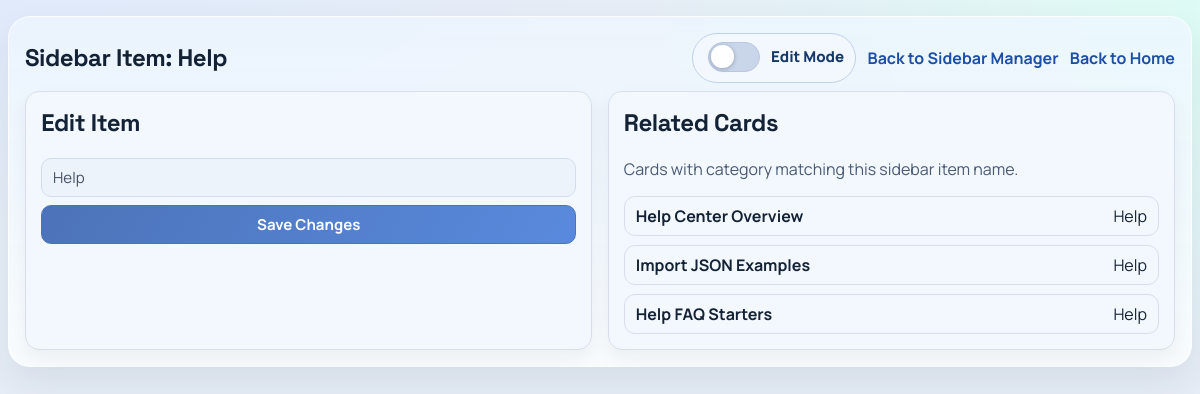
/sidebar/item/17/ (signed in), run on the app's committed database.
### myapp/models.py (models this page shows, shortened)
class SidebarItem(models.Model):
    name = models.CharField(max_length=50)

class Card(models.Model):
    title = models.CharField(max_length=100)
    description = models.TextField()
    category = models.CharField(max_length=50)
    tags = models.ManyToManyField(Tag)
    owner = models.ForeignKey(User, on_delete=models.SET_NULL, null=True, blank=True, related_name='cards')
    created_at = models.DateTimeField(default=timezone.now)
    updated_at = models.DateTimeField(auto_now=True)

### myapp/views.py (the view)
# urls.py: path('sidebar/item/<int:item_id>/', views.sidebar_item_detail, name='sidebar_item_detail'),
@login_required
def sidebar_item_detail(request, item_id):
    item = get_object_or_404(SidebarItem, pk=item_id)
    related_cards = Card.objects.select_related('owner').filter(category__iexact=item.name).order_by('-created_at')
    context = {
        'item': item,
        'related_cards': related_cards,
        'sidebar_form': SidebarItemForm(instance=item),
    }
    return render(request, 'myapp/sidebar_item_detail.html', context)

### myapp/forms.py (shortened to what this page needs)
class SidebarItemForm(forms.ModelForm):
    class Meta:
        model = SidebarItem
        fields = ['name']

### myapp/context_processors.py (called while the page is built)
def tab_session_seed(request):
    if not getattr(request, 'user', None) or not request.user.is_authenticated:
        return {'session_seed': False}
    return {'session_seed': bool(request.session.pop('tab_session_seed', False))}

def ui_theme_mode(request):
    theme_mode = request.COOKIES.get('ui_theme_mode') or request.session.get('settings_theme_mode') or 'light'
    if theme_mode not in {'light', 'dark'}:
        theme_mode = 'light'
    return {'ui_theme_mode': theme_mode}

### myapp/templates/myapp/sidebar_item_detail.html (shortened to what this page needs)
{% load static %}
<!DOCTYPE html>
<html lang="en">
<head>
    <link rel="stylesheet" href="{% static 'myapp/style.css' %}">
</head>
<body
    class="app-body page-sidebar-detail"
    data-is-admin="1"
    data-authenticated="1"
    data-session-seed="{% if session_seed %}1{% else %}0{% endif %}"
    data-force-logout-url="{% url 'logout_page' %}"
>
    <main class="page-shell">
        <header class="page-header">
            <h1>Sidebar Item: {{ item.name }}</h1>
            <div class="header-links">
                <div class="admin-edit-toggle" id="pageAdminToggleWrap" hidden>
                    <label class="toggle-line" for="adminEditToggle">
                        <input type="checkbox" id="adminEditToggle">
                        <span>Edit Mode</span>
                    </label>
                </div>
                <a class="inline-link" href="{% url 'sidebar_items_page' %}">Back to Sidebar Manager</a>
                <a class="inline-link" href="{% url 'index' %}">Back to Home</a>
            </div>
        </header>
        <section class="manager-grid">
            <article class="tool-card">
                <h2>Edit Item</h2>
                <form method="post" action="{% url 'sidebar_item_update' item.id %}" class="stack-form admin-editable-form">
                    <input type="text" name="name" value="{{ item.name }}" maxlength="50" required>
                    <button type="submit">Save Changes</button>
                </form>
            </article>
            <article class="tool-card">
                <h2>Related Cards</h2>
                <p>Cards with category matching this sidebar item name.</p>
                <div class="related-list">
                    {% for card in related_cards %}
                        <div class="related-row">
                            <strong>{{ card.title }}</strong>
                            <span>{{ card.category }}</span>
                        </div>
                    {% empty %}
                        <p>No related cards yet.</p>
                    {% endfor %}
                </div>
            </article>
        </section>
    </main>
</body>
</html>

### myapp/static/myapp/style.css (style rules this page uses)
:root { --bg-main: #e6edf6; --bg-card: #f3f8ff; --bg-soft: #ebf2fb; --ink-1: #142235; --ink-2: #4a5a73; --line: #d8dfeb; --brand: #1e4fa6; --brand-2: #18a5a1; --warm: #ffb444; --success-bg: #ecfbf1; --success-line: #b7e9c4; --error-bg: #fff0ee; --error-line: #f0bdb8; --shadow-soft: 0 16px 36px rgba(17, 38, 70, 0.08); --radius-m: 14px; }
* { box-sizing: border-box; }
html { font-size: 16px; }
.app-body { margin: 0; min-height: 100vh; font-family: "Manrope", "Trebuchet MS", sans-serif; color: var(--ink-1); background: radial-gradient(90rem 45rem at -10% -20%, #dce8ff 0%, rgba(220, 232, 255, 0) 55%), radial-gradient(80rem 40rem at 115% 0%, #dbfff4 0%, rgba(219, 255, 244, 0) 58%), var(--bg-main); }
h1, h2, h3 { margin-top: 0; font-family: "Space Grotesk", "Segoe UI", sans-serif; letter-spacing: -0.02em; }
p { color: var(--ink-2); }
.page-header { display: flex; justify-content: space-between; align-items: center; gap: 0.8rem; margin-bottom: 0.5rem; }
.page-header h1 { margin: 0; font-size: clamp(1.35rem, 2vw, 1.8rem); }
.header-links { display: flex; gap: 0.7rem; align-items: center; flex-wrap: wrap; }
.admin-edit-toggle { border: 1px solid #bfd0ea; border-radius: 999px; padding: 0.32rem 0.7rem; background: #f3f8ff; }
.toggle-line { display: inline-flex; align-items: center; gap: 0.52rem; font-size: 0.94rem; color: #173969; font-weight: 800; user-select: none; }
.toggle-line input { appearance: none; -webkit-appearance: none; width: 3.2rem; height: 1.85rem; border-radius: 999px; border: 1px solid #b9c7df; background: #c9d5e8; position: relative; cursor: pointer; transition: background-color 0.2s ease, border-color 0.2s ease; }
.toggle-line input::after { content: ""; position: absolute; top: 2px; left: 2px; width: 1.4rem; height: 1.4rem; border-radius: 50%; background: #ffffff; box-shadow: 0 1px 4px rgba(12, 34, 61, 0.28); transition: transform 0.2s ease; }
.inline-link { color: var(--brand); text-decoration: none; font-weight: 700; }
.tools-grid, .manager-grid { display: grid; grid-template-columns: repeat(auto-fit, minmax(19rem, 1fr)); gap: 0.95rem; }
.tool-card, .card, .info-row { animation: rise-in 0.35s ease both; }
.tool-card { background: var(--bg-card); border: 1px solid var(--line); border-radius: var(--radius-m); padding: 0.95rem; box-shadow: 0 8px 20px rgba(18, 36, 64, 0.06); }
.stack-form { display: grid; gap: 0.48rem; }
.stack-form input, .stack-form textarea, .stack-form select, .stack-form button, .filters-form input, .filters-form select, .filters-form button, .row-edit-form input, .row-edit-form button, .btn-danger { border: 1px solid #cad5e7; border-radius: 10px; padding: 0.5rem 0.68rem; font-size: 0.94rem; font-family: inherit; background: var(--bg-soft); color: var(--ink-1); }
.stack-form button, .filters-form button, .row-edit-form button { background: linear-gradient(120deg, #1e4fa6, #2f6bd4); border-color: #1e4fa6; color: #ffffff; font-weight: 700; cursor: pointer; }
.info-grid, .sidebar-items-list, .related-list { display: grid; gap: 0.55rem; }
.info-row, .related-row { display: flex; justify-content: space-between; align-items: center; gap: 0.65rem; border: 1px solid var(--line); border-radius: 11px; padding: 0.5rem 0.68rem; background: var(--bg-card); }
.app-body.admin-edit-off .admin-editable-form { opacity: 0.78; }
.page-shell { max-width: 74rem; margin: 1rem auto; padding: 0 1rem 1rem; }
.page-sidebar-manager .page-shell, .page-sidebar-detail .page-shell { background: linear-gradient(180deg, rgba(237, 246, 255, 0.78), rgba(252, 255, 255, 0.82)); border: 1px solid rgba(255, 255, 255, 0.7); backdrop-filter: blur(8px); border-radius: 22px; box-shadow: var(--shadow-soft); padding: 1rem; }

### data on the page
SidebarItem: name "Help"
Card: title "Help Center Overview", category "Help"
Card: title "Import JSON Examples", category "Help"
Card: title "Help FAQ Starters", category "Help"
